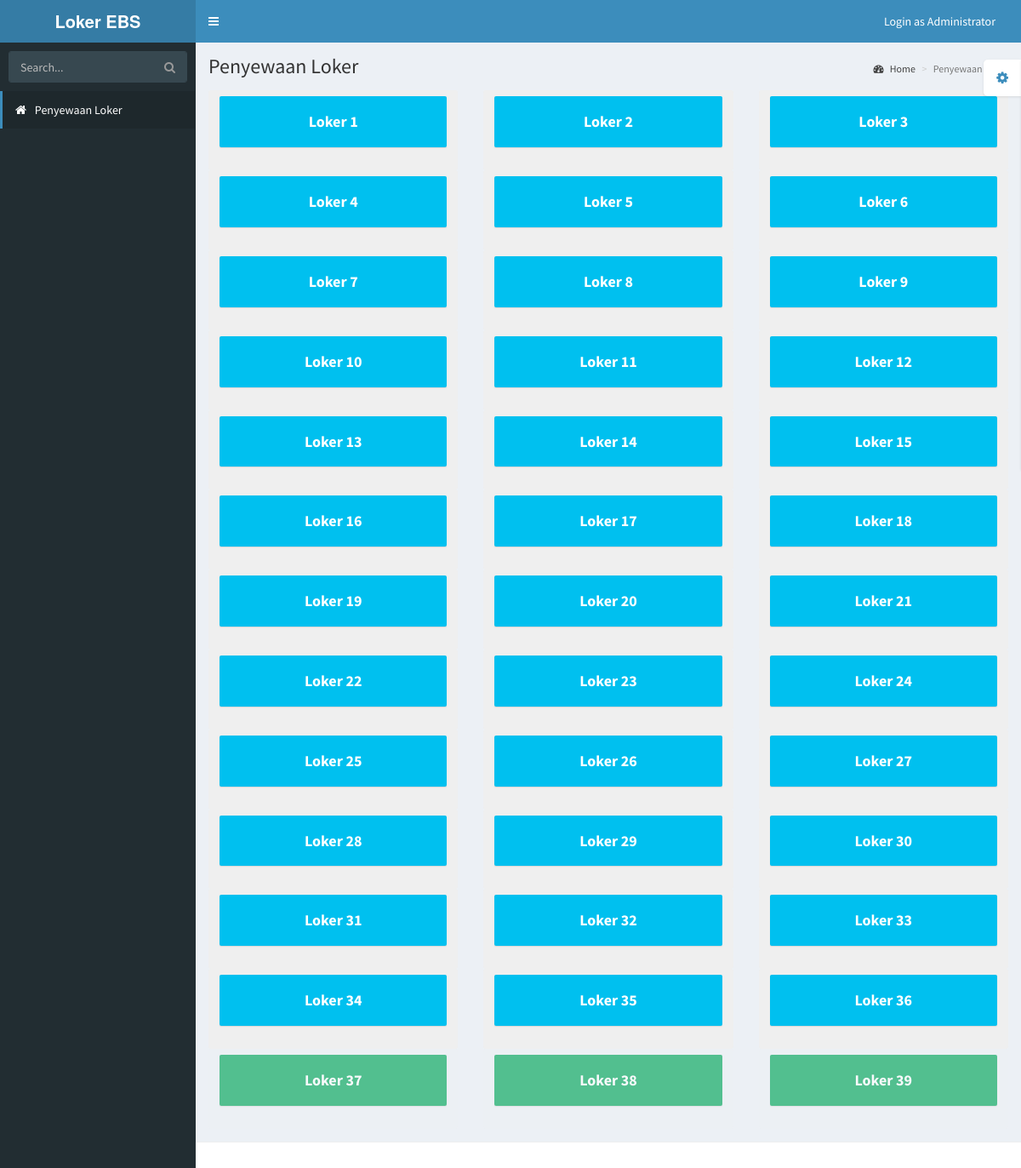
The page / on the database its author committed.
### tables this page shows
CREATE TABLE `loker` (
  `id_loker` int(11) NOT NULL,
  `name` varchar(100) NOT NULL,
  `status` varchar(100) NOT NULL
);

### config/database.php (called while the page is built, shortened)
<?php
	$database 	= "rak_library";
?>

### config/kelola-data/loker.php (called while the page is built, shortened)
<?php
	class loker {
		var $table1	= "loker";
		function show() {
			$data = mysqli_query($connection, "SELECT * FROM " . $this->table1);
			while($d = mysqli_fetch_array($data)) $result[] = $d;
			return $result;
		}
	}
?>

### homepage.php (the view, shortened to what this page needs)
<section class="content-header">
    <h1>Penyewaan Loker</h1>
    <ol class="breadcrumb">
        <li><a href="#"><i class="fa fa-dashboard"></i> Home</a></li>
        <li class="active">Penyewaan Loker</li>
    </ol>
</section>
<?php include 'pages/static/database-connector.php'; ?>
<section class="content">
    <div class="row">
        <?php
            if($db->show() != null) {
                foreach($db->show() as $show) {
        ?>
            <div class="col-lg-4 col-xs-6">
                    <?php if ($show['status'] == "Reserved") { ?>
                        <button class="btn btn-block" data-toggle="modal" data-target="#save-<?php echo $show['id_loker']; ?>" disabled>
                        <div class="small-box bg-green">
                    <?php } else { ?>
                        <button class="btn btn-block" data-toggle="modal" data-target="#save-<?php echo $show['id_loker']; ?>">
                        <div class="small-box bg-aqua">
                    <?php } ?>
                            <div class="inner">
                                <h4 class="text-center"><b><?php echo $show['name']; ?></b></h4>
                            </div>
                        </div>
                </button>
            </div>
        <?php } } ?>
    </div>
</section>

### rows shown on the page
loker: name "Loker 1"
loker: name "Loker 2"
loker: name "Loker 3"
loker: name "Loker 4"
loker: name "Loker 5"
loker: name "Loker 6"
loker: name "Loker 7"
loker: name "Loker 8"
loker: name "Loker 9"
loker: name "Loker 10"
loker: name "Loker 11"
loker: name "Loker 12"
loker: name "Loker 13"
loker: name "Loker 14"
loker: name "Loker 15"
loker: name "Loker 16"
loker: name "Loker 17"
loker: name "Loker 18"
loker: name "Loker 19"
loker: name "Loker 20"
loker: name "Loker 21"
loker: name "Loker 22"
loker: name "Loker 23"
loker: name "Loker 24"
loker: name "Loker 25"
loker: name "Loker 26"
loker: name "Loker 27"
loker: name "Loker 28"
loker: name "Loker 29"
loker: name "Loker 30"
loker: name "Loker 31"
loker: name "Loker 32"
loker: name "Loker 33"
loker: name "Loker 34"
loker: name "Loker 35"
loker: name "Loker 36"
loker: name "Loker 37"
loker: name "Loker 38"
loker: name "Loker 39"
